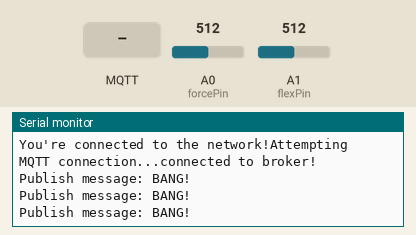
This program was run on a simulated Adafruit Feather M0. Parts: the last lines printed to the serial monitor. Inputs (shaded band) come from the test bench; at power-on: A0 (forcePin) = 512, A1 (flexPin) = 512. WiFi joins after 1.5 s; servers stay silent unless stated; random numbers use the default seed unless the program sets one; no MQTT or app messages arrive unless stated.

Above: at 12.7 s.
12.8 s: MQTT message "1" arrives on the first subscribed topic
At 12.98 s:
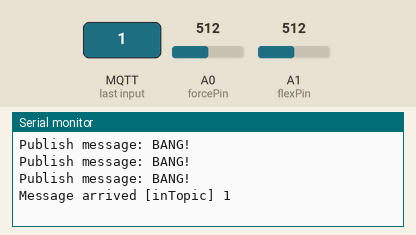
14.3 s: MQTT message "on" arrives on the first subscribed topic
At 14.49 s:
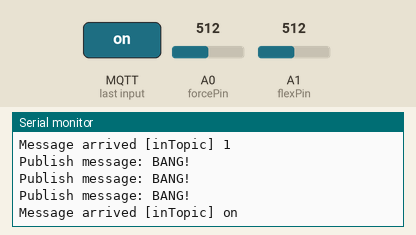
15.8 s: MQTT message "off" arrives on the first subscribed topic
At 15.99 s:
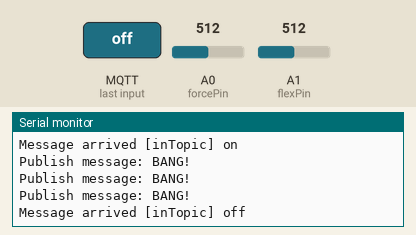

Measured:
- after the input at 12.8 s, the serial monitor: prints a new line at once (image 1)
- after the input at 14.3 s, the serial monitor: prints a new line at once (image 2)
- after the input at 15.8 s, the serial monitor: prints a new line at once (image 3)

The program:

main.cpp
```cpp
#include <Arduino.h>
#include <SPI.h>
#include <WiFi101.h>
#include <WiFiSSLClient.h>
#include <PubSubClient.h>

//#include "arduino_secrets.h"
///////please enter your sensitive data in the Secret tab/arduino_secrets.h
char ssid[] = "sb02";        // your network SSID (name)
char pass[] = "IVeNtiptiC";    // your network password (use for WPA, or use as key for WEP)
int status = WL_IDLE_STATUS;     // the WiFi radio's status
const char* mqtt_server = "10.0.10.10"; //broker address

// WiFiSSLClient wifiSSLClient;
WiFiClient wifiClient;
PubSubClient client(wifiClient);


const int forcePin = A0;//FSR read
const int flexPin = A1;//Flex Sensor read
int pressure = 0;
int flex = 0;


long lastForceMsg = 0;
long lastFlexMsg = 0;
char msgForce[50];
char msgFlex [50];


void callback(char* topic, byte* payload, unsigned int length) //Broker Callback
{
    Serial.print("Message arrived [");
    Serial.print(topic);
    Serial.print("] ");
    client.publish("topic/test", "Hello world!");
    for (unsigned int i = 0; i < length; i++) {
        Serial.print((char) payload[i]);
    }
    Serial.println();
}

void reconnect() {
  // Loop until we're reconnected to the broker
  while (!client.connected()) {
    Serial.print("Attempting MQTT connection...");
    // Create a random client ID
    String clientId = "ATWINC1500Client-";
    clientId += String(random(0xffff), HEX);
    // Attempt to connect
    if (client.connect(clientId.c_str())) {
      Serial.println("connected to broker!");
      // Once connected, publish an announcement...
      client.publish("topic/test", "Im alive!");
      // ... and resubscribe
      client.subscribe("inTopic");
    } else {
      Serial.print("failed, rc=");
      Serial.print(client.state());
      Serial.println(" try again in 5 seconds");
      // Wait 5 seconds before retrying
      delay(5000);
    }
  }
}

void setup() {
  WiFi.setPins(8,7,4,2); //Enabling the WiFi Pins of the board

  Serial.begin(9600);
  // while (!Serial) {
  //   ; // wait for serial port to connect. Needed for native USB port only
  // }

  // check for the presence of the shield:
  if (WiFi.status() == WL_NO_SHIELD) {
    Serial.println("WiFi shield not present");
    // don't continue:
    while (true);
  }

  // attempt to connect to WiFi network:
  while ( status != WL_CONNECTED) {
    Serial.print("Attempting to connect to WPA SSID: ");
    Serial.println(ssid);
    // Connect to WPA/WPA2 network:
    status = WiFi.begin(ssid, pass);

    // wait 10 seconds for connection:
    delay(10000);
  }

  // you're connected now, so print out the data:
  Serial.print("You're connected to the network!");

  client.setServer(mqtt_server, 1883);
  client.setCallback(callback);

}


void loop() {
  // check the network connection once every 10 seconds:
  if (!client.connected()) {
    reconnect();
  }
  client.loop();

  long now1 = millis();
  if (now1 - lastForceMsg  > 500) {
    pressure = analogRead(forcePin);
    flex = analogRead(flexPin); //Read and store analog value from Force Sensitive Resistance

    lastForceMsg = now1;
    //lastFlexMsg = now2;
     if (pressure || flex > 200) {
      Serial.print("Publish message: ");
      Serial.println("BANG!");
      client.publish("outPressure", "BANG!");
     }
  }
}
```
